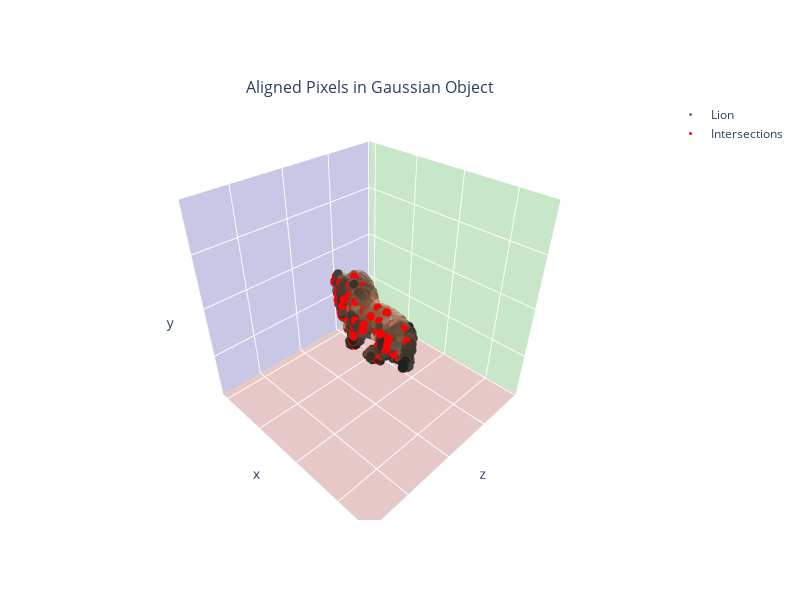

Notebook code cell kept with this figure:
### Markdown cell above
### 1.3 Run aligner

We now do ray intersection originating at the pixel locations with the Gaussian splat model to see what exactly those pixels are attempting to follow in the Gaussian splat.

### Code cell
from posingpixels.visualization import get_points_pointcloud


intersections, filtered_tracks = aligner.align()

intersections_pointcloud = get_points_pointcloud(np.array(intersections))
object_pointcloud = get_gaussian_splat_pointcloud(gaussian_object)
plot_pointclouds({"Lion": object_pointcloud, "Intersections": intersections_pointcloud}, "Aligned Pixels in Gaussian Object")

### Figure 1 — Plotly figure (JSON) as saved in the notebook; plotly's stock layout.template omitted (floating-point values rounded to 4 significant figures; data arrays with more than 128 entries replaced by an {"elided": "..."} marker saying what was removed)
{"data": [{"marker": {"color": {"elided": "4569 str values"}, "size": 3}, "mode": "markers", "name": "Lion", "scene": "scene", "type": "scatter3d", "x": {"elided": "4569 float values"}, "y": {"elided": "4569 float values"}, "z": {"elided": "4569 float values"}}, {"marker": {"color": ["rgb(255, 0, 0)", "rgb(255, 0, 0)", "rgb(255, 0, 0)", "rgb(255, 0, 0)", "rgb(255, 0, 0)", "rgb(255, 0, 0)", "rgb(255, 0, 0)", "rgb(255, 0, 0)", "rgb(255, 0, 0)", "rgb(255, 0, 0)", "rgb(255, 0, 0)", "rgb(255, 0, 0)", "rgb(255, 0, 0)", "rgb(255, 0, 0)", "rgb(255, 0, 0)", "rgb(255, 0, 0)", "rgb(255, 0, 0)", "rgb(255, 0, 0)", "rgb(255, 0, 0)", "rgb(255, 0, 0)", "rgb(255, 0, 0)", "rgb(255, 0, 0)", "rgb(255, 0, 0)", "rgb(255, 0, 0)", "rgb(255, 0, 0)", "rgb(255, 0, 0)", "rgb(255, 0, 0)", "rgb(255, 0, 0)", "rgb(255, 0, 0)", "rgb(255, 0, 0)", "rgb(255, 0, 0)", "rgb(255, 0, 0)", "rgb(255, 0, 0)", "rgb(255, 0, 0)", "rgb(255, 0, 0)", "rgb(255, 0, 0)", "rgb(255, 0, 0)", "rgb(255, 0, 0)", "rgb(255, 0, 0)", "rgb(255, 0, 0)", "rgb(255, 0, 0)", "rgb(255, 0, 0)", "rgb(255, 0, 0)", "rgb(255, 0, 0)", "rgb(255, 0, 0)", "rgb(255, 0, 0)", "rgb(255, 0, 0)", "rgb(255, 0, 0)", "rgb(255, 0, 0)", "rgb(255, 0, 0)", "rgb(255, 0, 0)", "rgb(255, 0, 0)"], "size": 3}, "mode": "markers", "name": "Intersections", "scene": "scene", "type": "scatter3d", "x": [0.0332, -0.06239, 0.03184, -0.05658, 0.06971, -0.0199, -0.03809, -0.0757, -0.01985, -0.02058, 0.03172, -0.02001, -0.07743, -0.003499, 0.01456, 0.04897, -0.003952, 0.01441, -0.07531, -0.00485, 0.03266, -0.04233, -0.05586, 0.04872, -0.002898, -0.0397, -0.04001, -0.03859, -0.03917, -0.07587, -0.01949, -0.09744, 0.05153, -0.02015, 0.0316, -0.02395, 0.04889, -0.09938, -0.07649, 0.01431, 0.05254, 0.01427, -0.05501, -0.05901, -0.05559, -0.02275, 0.0537, 0.03252, -0.04065, -0.003047, -0.04376, -0.05954], "y": [0.004566, 0.0443, -0.01991, 0.01617, -0.004028, -0.02958, -0.01186, 0.005487, -0.01972, -0.05164, -0.01056, -0.01044, -0.005535, -0.02406, -0.01378, -0.01935, 0.005677, -0.003931, 0.0155, 0.01363, -0.04992, 0.02418, -0.01232, -0.0006597, -0.0105, -0.03419, 0.005624, -0.00275, -0.02326, 0.02508, -0.03815, 0.02391, -0.03377, -0.001097, -0.001198, 0.0135, -0.01008, 0.03369, 0.03473, 0.01395, 0.004164, 0.005868, -0.001939, 0.02483, 0.007164, 0.004624, -0.04841, -0.04037, 0.01509, -0.001152, 0.03395, 0.03465], "z": [-0.00115, -0.0122, 0.02796, 0.01658, 0.006404, 0.03212, 0.02478, 0.01379, 0.03174, 0.02797, 0.02559, 0.0295, 0.009941, 0.01517, 0.01332, 0.02897, 0.008734, 0.011, 0.01342, -0.008305, 0.02975, -0.004145, 0.02406, 0.02455, 0.02814, 0.01862, 0.01153, 0.02076, 0.02015, 0.009923, 0.03646, 0.0005316, 0.01494, 0.02753, 0.02317, -0.007297, 0.02644, -0.006545, 0.006211, -0.007874, -0.005235, 0.008308, 0.02597, 0.005038, 0.02213, 0.004033, 0.003842, 0.02755, 0.006652, 0.02598, -0.01358, 0.001282]}], "layout": {"annotations": [{"font": {"size": 16}, "showarrow": false, "text": "Aligned Pixels in Gaussian Object", "x": 0.5, "xanchor": "center", "xref": "paper", "y": 1, "yanchor": "bottom", "yref": "paper"}], "height": 600, "scene": {"aspectmode": "cube", "camera": {"up": {"x": 0, "y": 1, "z": 0}}, "domain": {"x": [0, 1], "y": [0, 1]}, "xaxis": {"backgroundcolor": "rgb(200, 200, 230)", "range": [-0.2152, 0.1656], "showaxeslabels": false, "showgrid": true, "showline": false, "showticklabels": false, "ticks": "", "zeroline": false}, "yaxis": {"backgroundcolor": "rgb(230, 200, 200)", "range": [-0.1921, 0.1888], "showaxeslabels": false, "showgrid": true, "showline": false, "showticklabels": false, "ticks": "", "zeroline": false}, "zaxis": {"backgroundcolor": "rgb(200, 230, 200)", "range": [-0.2025, 0.183], "showaxeslabels": false, "showgrid": true, "showline": false, "showticklabels": false, "ticks": "", "zeroline": false}}, "width": 800}}
